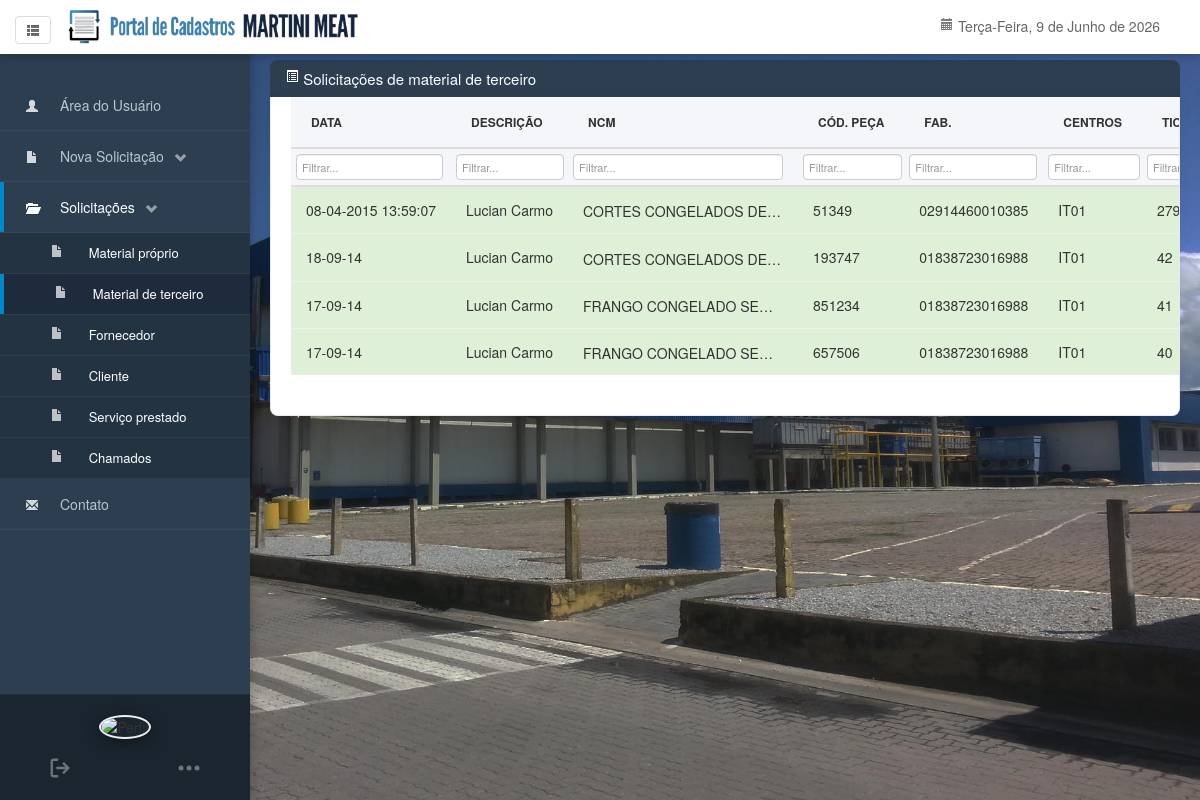
Page /listamterc/listagemusuario.php (signed in) on the committed database.
### tables this page shows
CREATE TABLE `cadmater` (
  `data` varchar(200) NOT NULL,
  `solicitante` varchar(200) NOT NULL,
  `descricao` varchar(200) NOT NULL,
  `ncm` varchar(200) NOT NULL,
  `peso` varchar(200) NOT NULL,
  `conversao` varchar(200) NOT NULL,
  `unidbasic` varchar(200) NOT NULL,
  `unidcomerc` varchar(200) NOT NULL,
  `uniddev` varchar(200) NOT NULL,
  `codfab` varchar(200) NOT NULL,
  `fab` varchar(200) NOT NULL,
  `classlote` varchar(200) NOT NULL,
  `centros` varchar(200) NOT NULL,
  `depositos` varchar(200) NOT NULL,
  `ticket` int(40) NOT NULL AUTO_INCREMENT,
  `status` varchar(200) NOT NULL DEFAULT 'Pendente',
  `comentario` varchar(500) NOT NULL,
  `grupomerc` varchar(200) NOT NULL,
  `controle` varchar(300) NOT NULL,
  PRIMARY KEY (`ticket`)
);

### src/listamterc/listagemusuario.php (the view, shortened to what this page needs)
<!DOCTYPE html>
<html lang="pt-br">
<html>
<head>
<link href="../css/bootstrap.css" rel="stylesheet">
<link href="../css/bootstrap-responsive.css" rel="stylesheet">
<link href="../css/style.css" rel="stylesheet" rel="stylesheet">
</head>
<body>
<?php
$usuariologado = $_SESSION['nome'];
$pagina = $_GET['pag'];
if(!$pagina) { $pagina = 1;}
$limite = 15;
$inicio = ($pagina * $limite) - $limite;
$filtro_sql = "";
$sql = "SELECT * FROM cadmater where solicitante='$usuariologado'  $filtro_sql ORDER BY ticket DESC LIMIT $inicio,$limite";
$resultado = mysql_query($sql);
?>
<?php include($_SERVER['DOCUMENT_ROOT'] . '/navbar.php'); ?>
<div class="row-fluid">
<?php include($_SERVER['DOCUMENT_ROOT'] . '/sidebar.php'); ?>
<div class="span12 main-content" id="page-content-wrapper">
<div class="section">
  <p><i class="icon-list-alt icon-white"></i> Solicitações de material de terceiro</p>
  <div class="cadform">
    <div class="container-fluid" style="background-color: #ffffff; border-radius: 10px; box-shadow: 0 4px 15px rgba(0,0,0,0.05); padding: 15px 20px; margin-bottom: 0px; border: 1px solid #eaeaea;">
<form method="GET" action="">
<div class="table-responsive">
<table class="table table-hover table-condensed table-custom" style="width: 100% !important; margin: 0 !important;" style="width: 100% !important; margin: 0 !important;">
<thead>
<tr>
<th>Data</th>
  <th>Descrição</th>
  <th>NCM</th>
  <th>Cód. peça</th>
  <th>Fab.</th>
  <th>Centros</th>
  <th>Ticket.</th>
</tr>
<tr class="filters">
  <th style="padding: 5px !important;"><input type="text" name="f_data" value="<?php echo isset($_GET['f_data']) ? htmlspecialchars($_GET['f_data']) : ''; ?>" style="width: 90%; margin: 0; padding: 2px 5px; font-size: 11px; font-weight: normal; border-radius: 4px; border: 1px solid #ccc; background: #fff;" placeholder="Filtrar..."></th>
  <th style="padding: 5px !important;"><input type="text" name="f_descricao" value="<?php echo isset($_GET['f_descricao']) ? htmlspecialchars($_GET['f_descricao']) : ''; ?>" style="width: 90%; margin: 0; padding: 2px 5px; font-size: 11px; font-weight: normal; border-radius: 4px; border: 1px solid #ccc; background: #fff;" placeholder="Filtrar..."></th>
  <th style="padding: 5px !important;"><input type="text" name="f_ncm" value="<?php echo isset($_GET['f_ncm']) ? htmlspecialchars($_GET['f_ncm']) : ''; ?>" style="width: 90%; margin: 0; padding: 2px 5px; font-size: 11px; font-weight: normal; border-radius: 4px; border: 1px solid #ccc; background: #fff;" placeholder="Filtrar..."></th>
  <th style="padding: 5px !important;"><input type="text" name="f_codfab" value="<?php echo isset($_GET['f_codfab']) ? htmlspecialchars($_GET['f_codfab']) : ''; ?>" style="width: 90%; margin: 0; padding: 2px 5px; font-size: 11px; font-weight: normal; border-radius: 4px; border: 1px solid #ccc; background: #fff;" placeholder="Filtrar..."></th>
  <th style="padding: 5px !important;"><input type="text" name="f_fab" value="<?php echo isset($_GET['f_fab']) ? htmlspecialchars($_GET['f_fab']) : ''; ?>" style="width: 90%; margin: 0; padding: 2px 5px; font-size: 11px; font-weight: normal; border-radius: 4px; border: 1px solid #ccc; background: #fff;" placeholder="Filtrar..."></th>
  <th style="padding: 5px !important;"><input type="text" name="f_centros" value="<?php echo isset($_GET['f_centros']) ? htmlspecialchars($_GET['f_centros']) : ''; ?>" style="width: 90%; margin: 0; padding: 2px 5px; font-size: 11px; font-weight: normal; border-radius: 4px; border: 1px solid #ccc; background: #fff;" placeholder="Filtrar..."></th>
  <th style="padding: 5px !important;"><input type="text" name="f_ticket" value="<?php echo isset($_GET['f_ticket']) ? htmlspecialchars($_GET['f_ticket']) : ''; ?>" style="width: 90%; margin: 0; padding: 2px 5px; font-size: 11px; font-weight: normal; border-radius: 4px; border: 1px solid #ccc; background: #fff;" placeholder="Filtrar..."></th>
</tr>
</thead>
<tbody>
<?php
while ($linha = mysql_fetch_assoc($resultado))
{
$protol=$linha['descricao'];
$protol = '<div class="truncate-text" title="'.htmlspecialchars($protol, ENT_QUOTES, 'UTF-8').'">'.$protol.'</div>';
if ($linha['status'] == 'Cadastrado') {
echo '<tr class="success">';
echo '<td>'.$linha['data'].'</td>';
echo '<td>'.$linha['solicitante'].'</td>';
echo '<td>'.$protol.'</td>';
echo '<td>'.$linha['codfab'].'</td>';
echo '<td>'.$linha['fab'].'</td>';
echo '<td>'.$linha['centros'].'</td>';
echo '<td>'.$linha['ticket'].'</td>';
echo '</tr>';}
}
?>
</tbody>
</table>
</div>
</form>
</div>
</div>
</div>
</div>
</div>
</html>

### src/css/style.css (style rules this page uses)
.cadform { padding: 40px; box-sizing: border-box; width: 100%; background-color: #ffffff; }
form { padding-left: 20px; }
thead { color: #ffffff; }
p { margin-left: 0.5cm; }
.section > p { font-size: 15px; background: #2c3e50; color: #FFFFFF; padding: 8px 15px; margin: 0; overflow: hidden; border-radius: 4px 4px 0 0; }
body { padding-top: 60px; background: url(../img/intro-bg.jpg); background-attachment: fixed; background-repeat: no-repeat; background-size: 100%; }
#page-content-wrapper { margin-left: 250px; width: auto !important; float: none !important; transition: all 0.3s cubic-bezier(0.25, 0.8, 0.25, 1); padding: 0px 20px 20px 20px; }
body { overflow-x: hidden; }
.main-content { background-color: transparent; }

### src/listamterc/listagemusuario.php (style rules this page uses)
.section > p { margin-bottom: 0 !important; border-top-left-radius: 8px; border-top-right-radius: 8px; padding: 8px 15px !important; }
.cadform { background-color: #ffffff !important; border-bottom-left-radius: 8px; border-bottom-right-radius: 8px; box-shadow: 0 4px 15px rgba(0,0,0,0.05); padding: 0px !important; border: 1px solid #eaeaea; border-top: none !important; }
.cadform .container-fluid { padding: 0 !important; border: none !important; box-shadow: none !important; background: transparent !important; }
.cadform .table-responsive { padding: 0px; margin: 0; width: 100%; overflow-x: auto; }
.table-custom { width: 100% !important; max-width: 100% !important; margin: 0 !important; background-color: transparent; border-collapse: collapse; border: none !important; }
.table-custom th { background-color: #f4f6f9 !important; color: #333 !important; font-weight: 600 !important; text-transform: uppercase; font-size: 12px; padding: 15px 20px !important; border-bottom: 2px solid #ddd !important; text-align: left !important; border-top: none !important; white-space: nowrap; }
.table-custom td { padding: 12px 15px !important; vertical-align: middle !important; text-align: left !important; border-top: 1px solid #f0f0f0 !important; white-space: nowrap; }
.truncate-text { max-width: 200px; white-space: nowrap; overflow: hidden; text-overflow: ellipsis; display: inline-block; vertical-align: middle; cursor: help; }

### rows in the picture
cadmater: data "08-04-2015 13:59:07", solicitante "Lucian Carmo", descricao "CORTES CONGELADOS DE…", codfab "51349", fab "02914460010385", centros "IT01", ticket "279"
cadmater: data "18-09-14", solicitante "Lucian Carmo", descricao "CORTES CONGELADOS DE…", codfab "193747", fab "01838723016988", centros "IT01", ticket "42"
cadmater: data "17-09-14", solicitante "Lucian Carmo", descricao "FRANGO CONGELADO SE…", codfab "851234", fab "01838723016988", centros "IT01", ticket "41"
cadmater: data "17-09-14", solicitante "Lucian Carmo", descricao "FRANGO CONGELADO SE…", codfab "657506", fab "01838723016988", centros "IT01", ticket "40"
